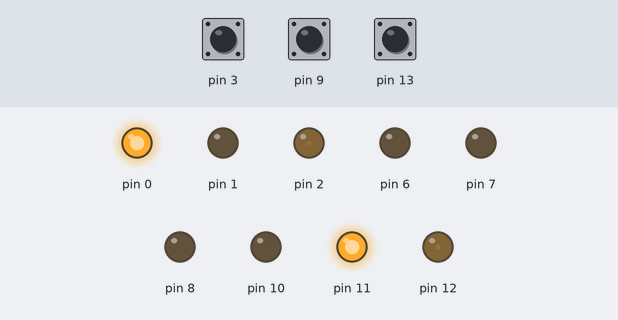
A program run on a simulated MicroPython board. Parts: output pins drawn as LEDs (lit = HIGH). The inputs (shaded band) are chosen by the test bench; at power-on: pin 9 HIGH, pin 3 HIGH, pin 13 HIGH. What the program prints to the serial console is not drawn.

Above: at 1.2 s.
1.3 s: pin 9 pulled LOW for 0.15 s
At 5.0 s:
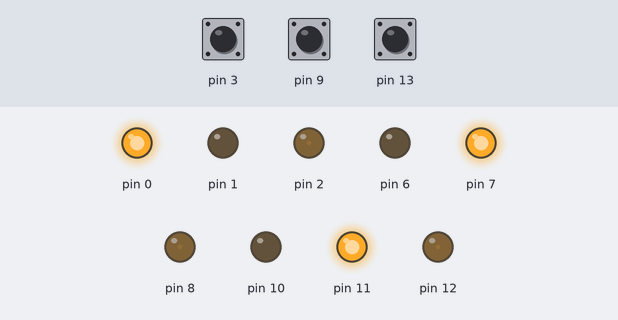
At 7.4 s:
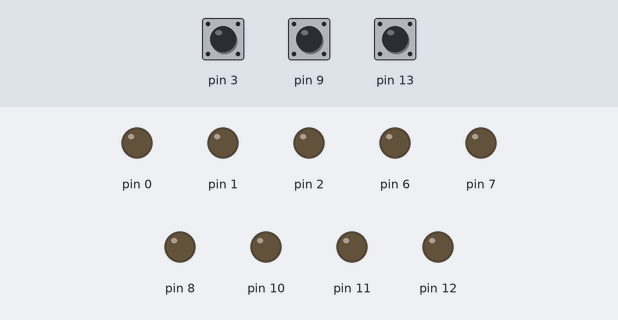
Timing chart, 0 to 8.9 s (numbered marks = the images above; inputs shaded):
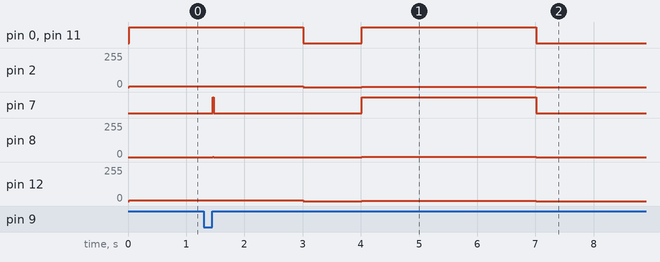

The program:

main.py
```python
#main.py
from motor_controller import OmniRobot
import time

if __name__ == "__main__":
    robot = OmniRobot()
    UPDATE_INTERVAL_MS = 20

    try:
        print("MRP3Mv4 스타일 제어 테스트를 시작합니다.")

        # --- 1. Holonomic 함수 테스트 ---
        # 45도 대각선 방향으로 0.2 m/s 속도로 3초간 이동
        # angle_deg=0: 오른쪽, angle_deg=90: 전진, angle_deg=180: 왼쪽, angle_deg=270: 후진
        print("\nHolonomic 테스트: 90도(전진) 방향 이동")
        robot.holonomic(speed=0.5, angle_deg=90)

        start_time = time.ticks_ms()
        while time.ticks_diff(time.ticks_ms(), start_time) < 3000:  # 3000 ms = 3 seconds
            robot.update()
            time.sleep_ms(UPDATE_INTERVAL_MS)
        robot.stop()
        time.sleep(1)

        # --- 2. non_Holonomic 함수 테스트 ---
        # C 코드 예제와 동일: y방향 0.2m/s, 우회전 45deg/s 속도로 3초간 이동 (곡선 운동)
        # vx: 좌우 속도 (+:오른쪽), vy: 전후 속도 (+:전진)
        print("\nnon_Holonomic 테스트: 전진하며 시계방향 회전")
        robot.non_holonomic(vx=0, vy=0.2, angular_velocity_dps=-45)

        start_time = time.ticks_ms()
        while time.ticks_diff(time.ticks_ms(), start_time) < 3000:  # 3000 ms = 3 seconds
            robot.update()
            time.sleep_ms(UPDATE_INTERVAL_MS)
        robot.stop()

    except KeyboardInterrupt:
        print("\n제어를 종료합니다.")
    finally:
        robot.stop()
```

motor_controller.py
```python
#motor_controller.py
from machine import Pin, PWM
import time
import math

class Motor:
    """단일 모터를 제어하는 클래스"""
    def __init__(self, en_pin, in1_pin, in2_pin, pwm_freq=10000):
        self.en = PWM(Pin(en_pin))
        self.en.freq(pwm_freq)
        self.in1 = Pin(in1_pin, Pin.OUT)
        self.in2 = Pin(in2_pin, Pin.OUT)
        self.stop()

    def move(self, speed):
        """Accepts either a normalized value in [-1.0, 1.0] or a raw integer magnitude up to 65535.
        - If abs(speed) <= 1.0: treat as normalized duty and scale to 0..65535
        - Else: treat as raw duty value (clamped to 65535)
        """
        if speed == 0:
            self.stop()
            return

        # Normalize or clamp
        if abs(speed) <= 1.0:
            duty = int(min(abs(speed), 1.0) * 65535)
        else:
            duty = int(min(abs(speed), 65535))

        if duty == 0:
            self.stop()
            return

        if speed > 0:
            self.in1.value(1)
            self.in2.value(0)
        else:
            self.in1.value(0)
            self.in2.value(1)

        self.en.duty_u16(duty)  # set PWM duty (0..65535)

    def stop(self):
        self.in1.value(0)
        self.in2.value(0)
        self.en.duty_u16(0)

class Encoder:
    """단일 엔코더의 펄스 수를 세는 클래스"""
    def __init__(self, pin_a, pin_b=None):
        self.pin_a = Pin(pin_a, Pin.IN, Pin.PULL_UP)
        self.pin_b = Pin(pin_b, Pin.IN, Pin.PULL_UP) if pin_b is not None else None
        self.count = 0
        self.last_tick = 0
        # Attach IRQ to channel A (rising edge). If channel B exists, its state is used to determine direction.
        self.pin_a.irq(trigger=Pin.IRQ_RISING, handler=self._pulse)

    def _pulse(self, pin):
        # 디바운싱 로직: 최소 200us 간격의 펄스만 카운트
        current_tick = time.ticks_us()
        if time.ticks_diff(current_tick, self.last_tick) > 200:
            if self.pin_b is None:
                # 단채널 엔코더: 펄스를 증가시키기만 함 (방향 정보 없음)
                self.count += 1
            else:
                # 쿼드러처(A rising, check B) 기반 방향 판별
                # 주의: 하드웨어에 따라 조건(0/1)이 반대일 수 있으니 실제 하드웨어에서 확인하세요.
                if self.pin_b.value() == 0:
                    self.count += 1
                else:
                    self.count -= 1
        self.last_tick = current_tick

    def get_count(self):
        return self.count

    def reset(self):
        self.count = 0

class OmniRobot:
    """옴니휠 로봇의 모든 제어를 총괄하는 클래스"""
    def __init__(self):
        # 로봇 사양
        self.WHEEL_DIAMETER_M = 0.06
        self.GEAR_RATIO = 30
        self.PPR = 11
        self.PULSE_PER_WHEEL_REV = self.PPR * self.GEAR_RATIO
        self.WHEEL_CIRCUMFERENCE = self.WHEEL_DIAMETER_M * math.pi
        self.WHEEL_DISTANCE_FROM_CENTER = 0.1
        self.MOTOR_ANGLES_DEG = [330, 90, 210] # 사진 속 로봇(Kiwi Drive) 기준

        # P 제어 게인 (권장 초기값: 10.0). 하드웨어에 따라 이 값을 낮게 시작해 점차 올리세요.
        self.kp = 10.0

        # 하드웨어 초기화 (M1, M2, M3 순서)
        self.motors = [Motor(2, 0, 1), Motor(8, 6, 7), Motor(12, 10, 11)]
        # 엔코더: 듀얼 채널(A/B)이 있으면 Encoder(pin_a, pin_b) 형태로 전달하세요.
        self.encoders = [Encoder(3), Encoder(9), Encoder(13)]

        # 상태 변수 초기화
        self.target_rpms = [0.0, 0.0, 0.0]
        self.current_rpms = [0.0, 0.0, 0.0]
        self.pwm_outputs = [0.0, 0.0, 0.0]
        self.last_update_time = time.ticks_ms()
        self.last_encoder_counts = [0, 0, 0]

    def _calculate_target_rpms(self, vx, vy, angular_velocity_radps):
        """vx, vy, omega 값을 바탕으로 각 바퀴의 목표 RPM을 계산하는 내부 함수"""
        L = self.WHEEL_DISTANCE_FROM_CENTER
        for i in range(3):
            motor_angle_rad = math.radians(self.MOTOR_ANGLES_DEG[i])
            wheel_linear_velocity = -math.sin(motor_angle_rad) * vx + math.cos(motor_angle_rad) * vy + L * angular_velocity_radps
            self.target_rpms[i] = (wheel_linear_velocity / self.WHEEL_CIRCUMFERENCE) * 60

    def holonomic(self, speed, angle_deg, angular_velocity_dps=0):
        """[방향, 속도] 기반으로 로봇의 목표 속도를 설정합니다. (C 코드의 Holonomic 함수)"""
        angle_rad = math.radians(angle_deg)
        # 로봇 좌표계 기준: Y축이 전진(90도), X축이 오른쪽(0도)
        # 사용자가 생각하는 일반 좌표계(X축이 전진)와 맞추기 위해 90도 회전 변환
        vy = speed * math.sin(angle_rad)
        vx = speed * math.cos(angle_rad)
        angular_velocity_radps = math.radians(angular_velocity_dps)
        self._calculate_target_rpms(vx, vy, angular_velocity_radps)

    def non_holonomic(self, vx, vy, angular_velocity_dps=0):
        """[X축 속도, Y축 속도] 기반으로 로봇의 목표 속도를 설정합니다. (C 코드의 non_Holonomic 함수)"""
        angular_velocity_radps = math.radians(angular_velocity_dps)
        self._calculate_target_rpms(vx, vy, angular_velocity_radps)

    def stop(self):
        """모든 모터를 정지시킵니다."""
        for motor in self.motors:
            motor.stop()
        self.target_rpms = [0.0, 0.0, 0.0]

    def update(self):
        """매 루프마다 호출되어 목표 RPM을 유지하도록 P제어를 수행합니다."""
        current_time = time.ticks_ms()
        dt_ms = time.ticks_diff(current_time, self.last_update_time)
        if dt_ms < 10:
            return
        dt_s = dt_ms / 1000.0

        for i in range(3):
            current_count = self.encoders[i].get_count()
            pulse_diff = current_count - self.last_encoder_counts[i]

            revolutions = pulse_diff / self.PULSE_PER_WHEEL_REV
            # pulse_diff can be signed when using a quadrature encoder implementation
            self.current_rpms[i] = (revolutions / dt_s) * 60 if dt_s > 0 else 0
            self.last_encoder_counts[i] = current_count

            # 올바른 P제어 로직 (오차를 누적하지 않음)
            error = self.target_rpms[i] - self.current_rpms[i]
            self.pwm_outputs[i] = self.kp * error

            # PWM 출력 제한
            self.pwm_outputs[i] = max(-65535, min(65535, self.pwm_outputs[i]))

            self.motors[i].move(self.pwm_outputs[i])

        self.last_update_time = current_time

        # 디버깅용 출력
        print(f"\rM1 T:{self.target_rpms[0]:.1f} C:{self.current_rpms[0]:.1f} | M2 T:{self.target_rpms[1]:.1f} C:{self.current_rpms[1]:.1f} | M3 T:{self.target_rpms[2]:.1f} C:{self.current_rpms[2]:.1f}", end="")
```
